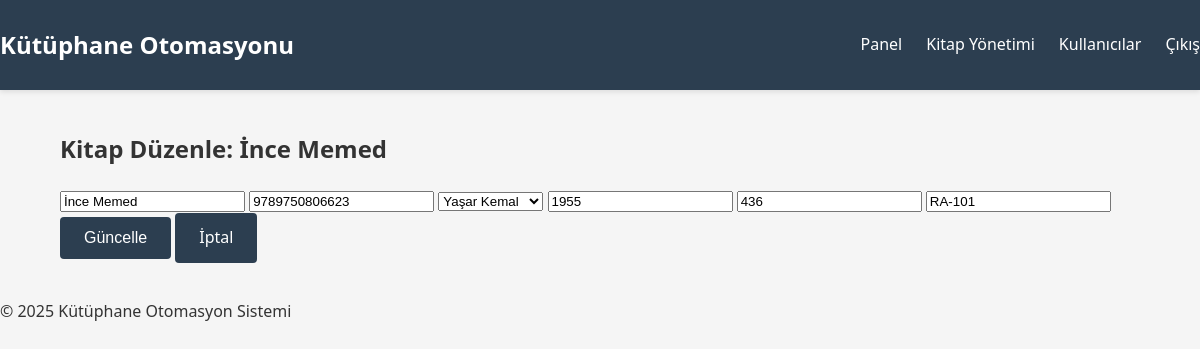
Before: /admin/books/1/edit (signed in) with the older database file.
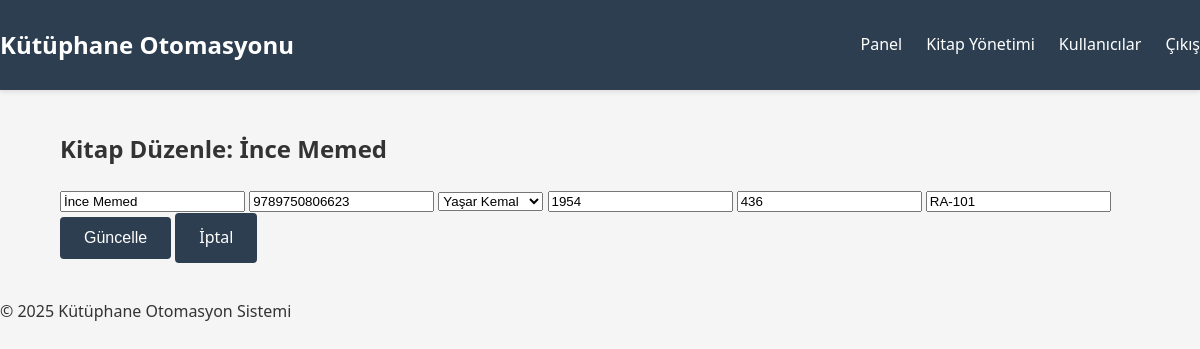
After: the same page with the newer database file.
### models.py (models this page shows)
class Book(db.Model):
    __tablename__ = 'books'
    id = db.Column(db.Integer, primary_key=True)
    isbn = db.Column(db.String(20), unique=True, nullable=False)
    title = db.Column(db.String(200), nullable=False)
    publication_year = db.Column(db.Integer)
    page_count = db.Column(db.Integer)
    status = db.Column(db.String(20), default='available')  # 'available', 'borrowed'
    shelf_number = db.Column(db.String(20))
    cover_image = db.Column(db.String(255))
    created_at = db.Column(db.DateTime, default=datetime.utcnow)
    author_id = db.Column(db.Integer, db.ForeignKey('authors.id'), nullable=False)
    loans = db.relationship('Loan', backref='book', lazy=True)
    categories = db.relationship('BookCategory', backref='book', lazy=True)

class Author(db.Model):
    __tablename__ = 'authors'
    id = db.Column(db.Integer, primary_key=True)
    name = db.Column(db.String(100), nullable=False)
    bio = db.Column(db.Text)
    created_at = db.Column(db.DateTime, default=datetime.utcnow)
    books = db.relationship('Book', backref='author', lazy=True)

### app.py (the view, shortened to what this page needs)
@app.route('/admin/books/<int:id>/edit', methods=['GET', 'POST'])
@login_required
def edit_book(id):
    if not is_admin():
        abort(403)
    book = Book.query.get_or_404(id)
    authors = Author.query.all()
    return render_template('admin/edit_book.html', book=book, authors=authors)

### app.py (called while the page is built, shortened)
@login_manager.user_loader
def load_user(user_id):
    return User.query.get(int(user_id))

def is_admin():
    return current_user.is_authenticated and current_user.role == 'admin'

@app.context_processor
def inject_stats():
    stats = {}
    if current_user.is_authenticated:
        if current_user.role == 'admin':
            stats.update({
                'book_count': Book.query.count(),
                'user_count': User.query.count(),
                'active_loans': Loan.query.filter_by(status='active').count()
            })
    return stats

### templates/admin/edit_book.html
{% extends "base.html" %}
{% block content %}
<h2>Kitap Düzenle: {{ book.title }}</h2>
<form method="POST" action="{{ url_for('edit_book', id=book.id) }}">
    <input type="text" name="title" value="{{ book.title }}" required>
    <input type="text" name="isbn" value="{{ book.isbn }}" required>
    <select name="author_id" required>
        {% for author in authors %}
        <option value="{{ author.id }}" {% if author.id == book.author_id %}selected{% endif %}>{{ author.name }}</option>
        {% endfor %}
    </select>
    <input type="number" name="publication_year" value="{{ book.publication_year }}">
    <input type="number" name="page_count" value="{{ book.page_count }}">
    <input type="text" name="shelf_number" value="{{ book.shelf_number }}">
    <button type="submit" class="btn">Güncelle</button>
    <a href="{{ url_for('admin_books') }}" class="btn">İptal</a>
</form>
{% endblock %}

Changed rows visible on the page:
changed Book "İnce Memed": publication_year "1955" → "1954"
